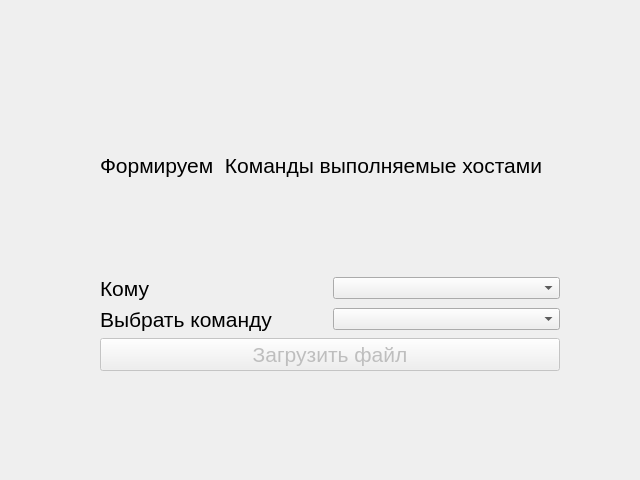
<?xml version="1.0" encoding="UTF-8"?>
<ui version="4.0">
 <class>Form</class>
 <widget class="QWidget" name="Form">
  <property name="geometry">
   <rect>
    <x>0</x>
    <y>0</y>
    <width>640</width>
    <height>480</height>
   </rect>
  </property>
  <property name="windowTitle">
   <string>Form</string>
  </property>
  <widget class="QWidget" name="verticalLayoutWidget_2">
   <property name="geometry">
    <rect>
     <x>100</x>
     <y>60</y>
     <width>460</width>
     <height>311</height>
    </rect>
   </property>
   <layout class="QVBoxLayout" name="verticalLayout_2">
    <item>
     <layout class="QVBoxLayout" name="verticalLayout">
      <item>
       <widget class="QLabel" name="label_3">
        <property name="font">
         <font>
          <pointsize>16</pointsize>
         </font>
        </property>
        <property name="text">
         <string>Формируем  Команды выполняемые хостами</string>
        </property>
       </widget>
      </item>
      <item>
       <layout class="QHBoxLayout" name="horizontalLayout">
        <item>
         <widget class="QLabel" name="label">
          <property name="font">
           <font>
            <pointsize>16</pointsize>
           </font>
          </property>
          <property name="text">
           <string>Кому</string>
          </property>
         </widget>
        </item>
        <item>
         <widget class="QComboBox" name="whoGet"/>
        </item>
       </layout>
      </item>
      <item>
       <layout class="QHBoxLayout" name="horizontalLayout_2">
        <item>
         <widget class="QLabel" name="label_2">
          <property name="font">
           <font>
            <pointsize>16</pointsize>
           </font>
          </property>
          <property name="text">
           <string>Выбрать команду</string>
          </property>
         </widget>
        </item>
        <item>
         <widget class="QComboBox" name="commandList"/>
        </item>
       </layout>
      </item>
     </layout>
    </item>
    <item>
     <layout class="QHBoxLayout" name="layputDopInfo"/>
    </item>
    <item>
     <widget class="QPushButton" name="upload_btn">
      <property name="enabled">
       <bool>false</bool>
      </property>
      <property name="font">
       <font>
        <pointsize>16</pointsize>
       </font>
      </property>
      <property name="text">
       <string>Загрузить файл</string>
      </property>
     </widget>
    </item>
   </layout>
  </widget>
 </widget>
 <resources/>
 <connections/>
</ui>
